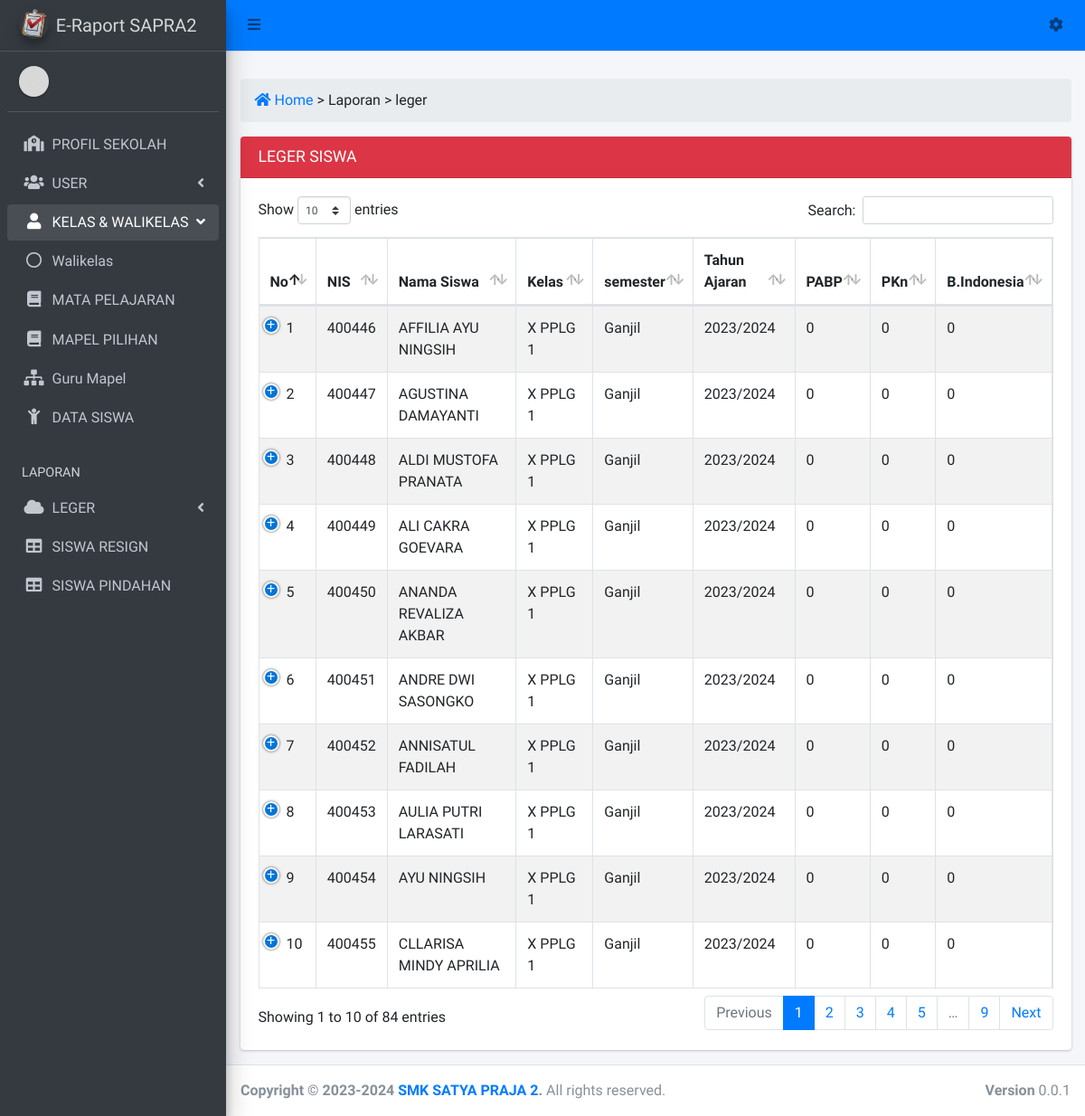
/admin?view=leger, run on the app's committed database.
### tables this page shows
CREATE TABLE `tb_leger` (
  `id` int(10) NOT NULL,
  `nis` int(10) NOT NULL,
  `nama` varchar(80) NOT NULL,
  `kelas` varchar(10) NOT NULL,
  `jurusan` varchar(5) NOT NULL,
  `pemkelas` int(1) NOT NULL,
  `semester` enum('Ganjil','Genap','','') NOT NULL,
  `th_pelajaran` varchar(12) NOT NULL,
  `pabp` int(3) NOT NULL,
  `pkn` int(3) NOT NULL,
  `b_indo` int(3) NOT NULL,
  `penjas` int(3) NOT NULL,
  `sejarah` int(3) NOT NULL,
  `seni` int(3) NOT NULL,
  `b_jawa` int(3) NOT NULL,
  `mtk` int(3) NOT NULL,
  `b_ing` int(3) NOT NULL,
  `informatika` int(3) NOT NULL,
  `projek` int(3) NOT NULL,
  `dasar` int(3) NOT NULL,
  `b_arab` int(3) NOT NULL,
  `mapel_pilihan` int(3) NOT NULL,
  `total` int(3) NOT NULL,
  `rerata` int(3) NOT NULL,
  `sakit` int(3) NOT NULL,
  `ijin` int(3) NOT NULL,
  `alpa` int(3) NOT NULL,
  `rangking` int(2) NOT NULL,
  `eks1` varchar(3) NOT NULL,
  `eks2` varchar(3) NOT NULL,
  `eks3` varchar(3) NOT NULL,
  `eks4` varchar(3) NOT NULL,
  `eks5` varchar(3) NOT NULL,
  `eks6` varchar(3) NOT NULL,
  `eks7` varchar(3) NOT NULL,
  `tgl_bagi` varchar(40) NOT NULL
);

### view/operator/leger.php (the view, shortened to what this page needs)
<div class="row">
  <div class="col-sm-12">
    <ol class="breadcrumb <?= $bg_breadcrumb;  ?>">
	    <li><a href="admin" class="pr-1"><i class="fas fa-home"></i> Home</a></li>
	    <li class="active"> > <?= ' Laporan > ' . $_GET['view'] ?: 'Dashboard'; ?></li>
	  </ol>
  </div>
</div>
<div class="row">
	<div class="col-sm-12">
		<div class="card">
			<div class="card-header bg-danger"><h3 class="card-title">LEGER SISWA</h3></div>
			<div class="card-body bg-coral">
			<table id="example1" class="table table-bordered table-striped">
				<thead>
					<tr>
	<th>No</th>
    <th>NIS</th>
    <th>Nama Siswa</th>
    <th>Kelas</th>
    <th>semester</th>
     <th>Tahun Ajaran</th>
	<th>PABP </th>
    <th>PKn</th>
    <th>B.Indonesia</th>
					</tr>
				</thead>
				<tbody>
			<?php
					$no = 1;
					$query = mysqli_query($koneksi, "select * from tb_leger  ");
					while ($data = mysqli_fetch_array($query)) {
						echo "<tr>";
						echo "<td>".$no++."</td>";
						echo "<td>".$data['nis']."</td>";
						echo "<td>".$data['nama']."</td>";
						echo "<td>".$data['kelas'].' '.$data['jurusan'].' '.$data['pemkelas']."</td>";
						echo "<td>".$data['semester']."</td>";
						echo "<td>".$data['th_pelajaran']."</td>";
						echo "<td>".$data['pabp']."</td>";
						echo "<td>".$data['pkn']."</td>";
						echo "<td>".$data['b_indo']."</td>";
						?>
						<?php
						echo "</tr>";
					}
					?>
				</tbody>
			</table>
			</div>
		</div>
	</div>
</div>

### data on the page
tb_leger: nis "400446", nama "AFFILIA AYU NINGSIH", kelas "X", jurusan "PPLG", pemkelas "1", semester "Ganjil", th_pelajaran "2023/2024", pabp "0", pkn "0", b_indo "0"
tb_leger: nis "400447", nama "AGUSTINA DAMAYANTI", kelas "X", jurusan "PPLG", pemkelas "1", semester "Ganjil", th_pelajaran "2023/2024", pabp "0", pkn "0", b_indo "0"
tb_leger: nis "400448", nama "ALDI MUSTOFA PRANATA", kelas "X", jurusan "PPLG", pemkelas "1", semester "Ganjil", th_pelajaran "2023/2024", pabp "0", pkn "0", b_indo "0"
tb_leger: nis "400449", nama "ALI CAKRA GOEVARA", kelas "X", jurusan "PPLG", pemkelas "1", semester "Ganjil", th_pelajaran "2023/2024", pabp "0", pkn "0", b_indo "0"
tb_leger: nis "400450", nama "ANANDA REVALIZA AKBAR", kelas "X", jurusan "PPLG", pemkelas "1", semester "Ganjil", th_pelajaran "2023/2024", pabp "0", pkn "0", b_indo "0"
tb_leger: nis "400451", nama "ANDRE DWI SASONGKO", kelas "X", jurusan "PPLG", pemkelas "1", semester "Ganjil", th_pelajaran "2023/2024", pabp "0", pkn "0", b_indo "0"
tb_leger: nis "400452", nama "ANNISATUL FADILAH", kelas "X", jurusan "PPLG", pemkelas "1", semester "Ganjil", th_pelajaran "2023/2024", pabp "0", pkn "0", b_indo "0"
tb_leger: nis "400453", nama "AULIA PUTRI LARASATI", kelas "X", jurusan "PPLG", pemkelas "1", semester "Ganjil", th_pelajaran "2023/2024", pabp "0", pkn "0", b_indo "0"
tb_leger: nis "400454", nama "AYU NINGSIH", kelas "X", jurusan "PPLG", pemkelas "1", semester "Ganjil", th_pelajaran "2023/2024", pabp "0", pkn "0", b_indo "0"
tb_leger: nis "400455", nama "CLLARISA MINDY APRILIA", kelas "X", jurusan "PPLG", pemkelas "1", semester "Ganjil", th_pelajaran "2023/2024", pabp "0", pkn "0", b_indo "0"
